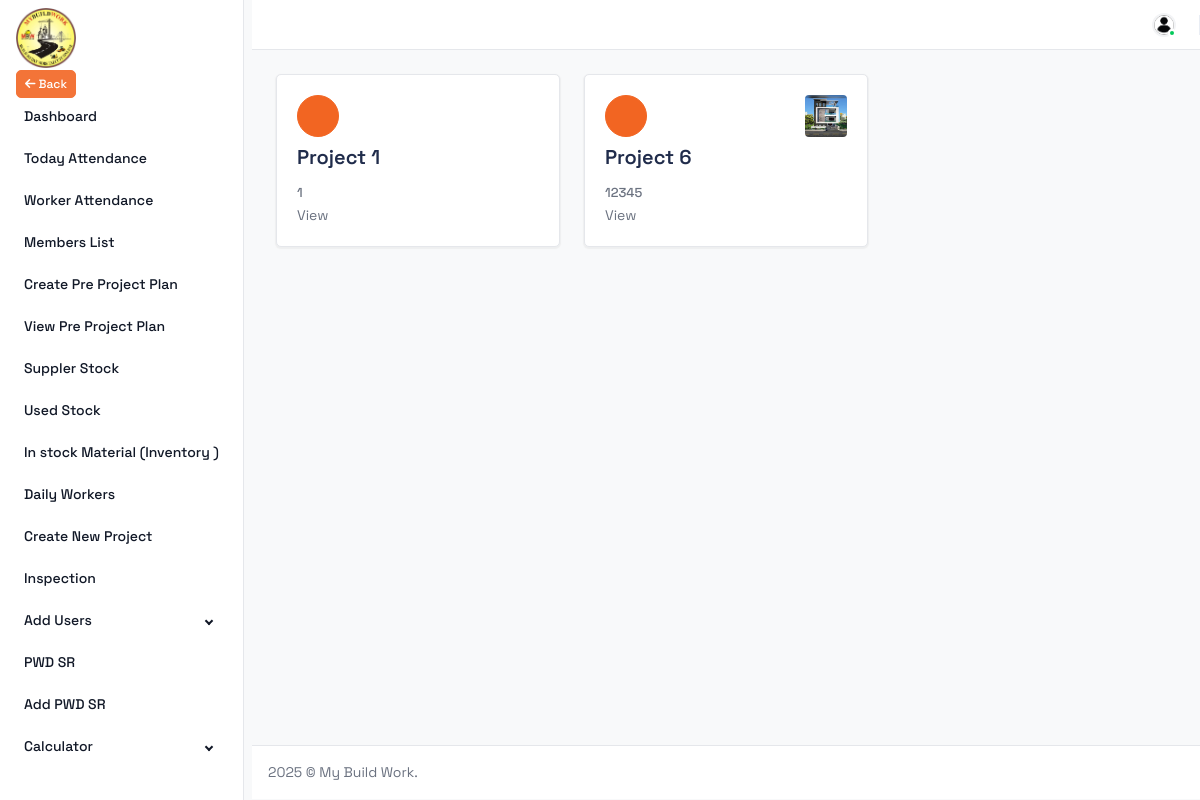
The page /dashboard/ (signed in) on the database its author committed.
### base/models.py (models this page shows, shortened)
class Project(models.Model):
   company = models.ForeignKey(Company, on_delete=models.CASCADE, null=True, blank=True)
   project_name=models.CharField(max_length=255, default="", blank=True)
   address=models.TextField(default="", blank=True)
   date = models.DateTimeField(auto_now_add=True, blank=True)
   photo = models.ImageField(upload_to='project/' ,blank=True,)
   details=models.TextField(default="", blank=True)
   project_status=models.CharField(max_length=255, default="", blank=True)
   project_estimate=models.CharField(max_length=255, default="", blank=True)
   project_estimate_file=models.FileField(upload_to='files/', blank=True)
   project_plan_file=models.FileField(upload_to='files/', blank=True)
   project_deadline=models.CharField(max_length=255, default="", blank=True)

### base/views.py (the view)
# urls.py: path("dashboard/",views.dashboard, name="dashboard"),
@login_required
def dashboard(request):
    if request.user.designation== "Owner":
      post=Project.objects.filter(company=request.user.company).order_by('-id')
    else:
         post = Project.objects.filter(id__in=Project_investor.objects.filter(user=request.user).values_list('project_id', flat=True)).filter(company=request.user.company).order_by('-id')
    content={
        "post":post
      }
    return render(request, "dashboard.html",content)

### templates/dashboard.html (shortened to what this page needs)
{% extends "base.html" %} {% load static %} {% load widget_tweaks %}
{% block content %}
<div class="content">
  <div class="col-xxl-12 d-flex">
    <div class="row flex-fill">
      {% for posts in post %}
      <div class="col-md-4">
        <a class="d-block" href="{% url 'base:project_details'  posts.pk %}">
          <div class="card flex-fill">
            <div class="card-body">
              <div class="d-flex justify-content-between">
              <span class="avatar rounded-circle bg-primary mb-2">
                <i class="ti ti-calendar-share fs-16"></i>
              </span>
              {% if posts.photo %}
              <span class="avatar rounded-circle mb-2">
                <img src="{{posts.photo.url}}" alt="Img">
              </span>
              {% endif %}
            </div>
              <h3 class="mb-3">{{posts.project_name}}</h3>
              <h6 class="fs-13 fw-medium text-default mb-1">
                {{posts.address}}
              </h6>
              <a
                href="{% url 'base:project_details' posts.pk %}"
                class="link-default"
                >View</a
              >
            </div>
          </div>
        </a>
      </div>
      {% endfor %}
    </div>
  </div>
</div>
{% endblock content %}

### rows shown on the page
Project: project_name "Project 1", address "1"
Project: photo (picture), project_name "Project 6", address "12345"
